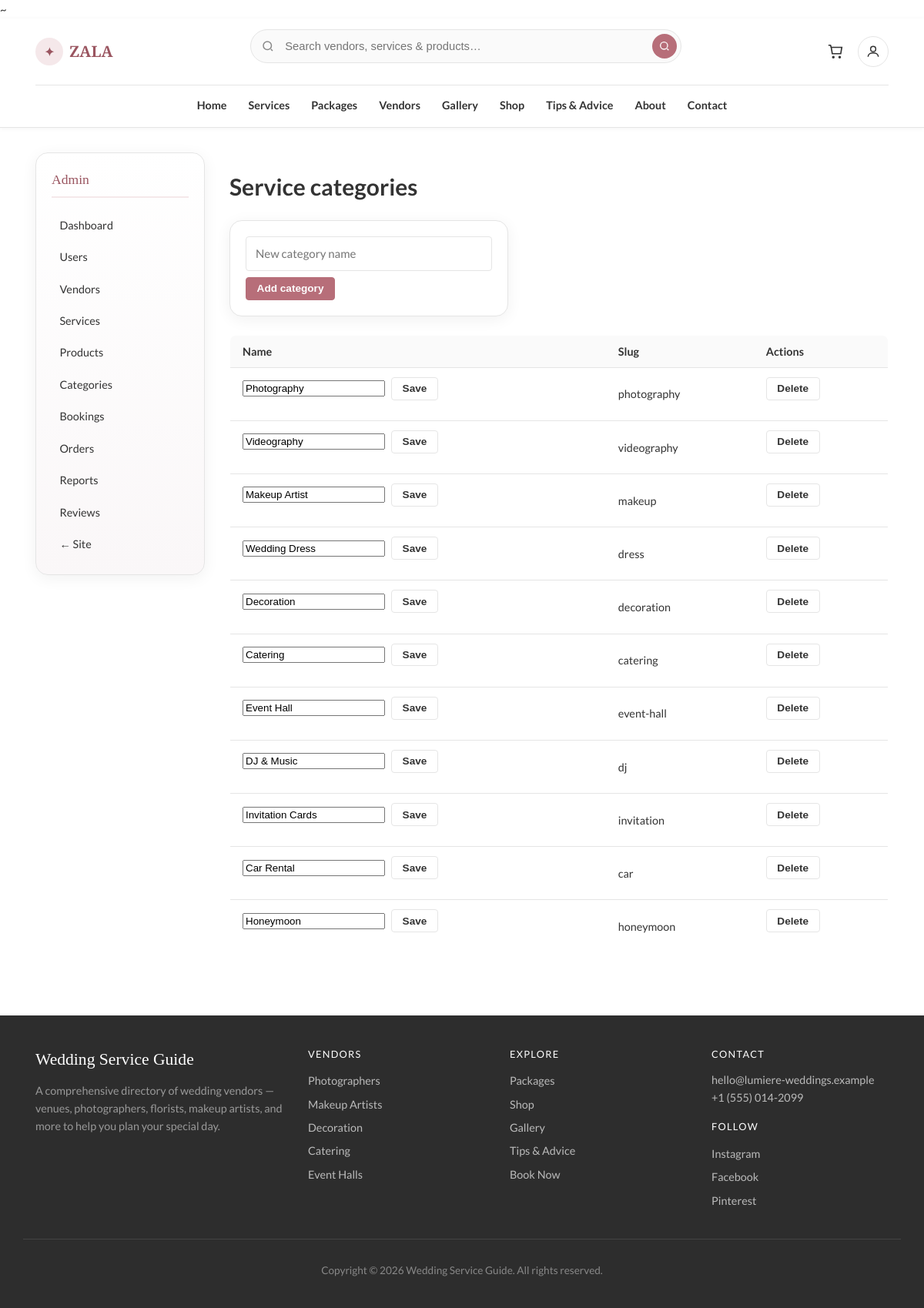
Screenshot of /admin/categories.php (signed in) with the database file from the repository.
### tables this page shows
CREATE TABLE service_categories (
    id INT UNSIGNED AUTO_INCREMENT PRIMARY KEY,
    name VARCHAR(100) NOT NULL,
    slug VARCHAR(120) NOT NULL UNIQUE,
    icon VARCHAR(50) DEFAULT NULL,
    sort_order INT NOT NULL DEFAULT 0
);

### includes/db.php (called while the page is built, shortened)
~<?php
function db(): PDO
{
    static $pdo = null;
    if ($pdo instanceof PDO) {
        return $pdo;
    }
    $config = require dirname(__DIR__) . '/config.php';
    $db = $config['database'];
    $dsn = sprintf(
        'mysql:host=%s;port=%d;dbname=%s;charset=utf8mb4',
        $db['host'],
        (int) $db['port'],
        $db['name']
    );
    $pdo = new PDO($dsn, $db['user'], $db['pass'], [
        PDO::ATTR_ERRMODE            => PDO::ERRMODE_EXCEPTION,
        PDO::ATTR_DEFAULT_FETCH_MODE => PDO::FETCH_ASSOC,
        PDO::ATTR_EMULATE_PREPARES   => false,
    ]);
    return $pdo;
}

### includes/functions.php (called while the page is built, shortened)
<?php
function e(?string $value): string
{
    return htmlspecialchars((string) $value, ENT_QUOTES, 'UTF-8');
}

### admin/categories.php (the view, shortened to what this page needs)
<?php
require_once dirname(__DIR__) . '/includes/db.php';
require_once dirname(__DIR__) . '/includes/functions.php';
$categories = db()->query('SELECT * FROM service_categories ORDER BY sort_order, name')->fetchAll();
require dirname(__DIR__) . '/includes/admin_header.php';
?>
    <h1>Service categories</h1>
    <form class="form inline-form panel" method="post" style="max-width:420px;margin-bottom:1.5rem;">
        <input type="text" name="name" placeholder="New category name" required />
        <button type="submit" class="btn btn--primary btn--sm">Add category</button>
    </form>
    <table class="data-table">
        <thead><tr><th>Name</th><th>Slug</th><th>Actions</th></tr></thead>
        <tbody>
        <?php foreach ($categories as $c) : ?>
            <tr>
                <td>
                    <form method="post" class="inline-form">
                        <input type="text" name="name" value="<?= e($c['name']) ?>" required />
                        <button type="submit" class="btn btn--ghost btn--sm">Save</button>
                    </form>
                </td>
                <td><?= e($c['slug']) ?></td>
                <td>
                    <form method="post" class="inline-form" onsubmit="return confirm('Delete category?');">
                        <button type="submit" class="btn btn--ghost btn--sm">Delete</button>
                    </form>
                </td>
            </tr>
        <?php endforeach; ?>
        </tbody>
    </table>
<?php require dirname(__DIR__) . '/includes/admin_footer.php'; ?>

### css/wedding.css (style rules this page uses)
:root { --white: #ffffff; --bg: #fafafa; --bg-alt: #f3f3f3; --text: #333333; --text-muted: #666666; --text-light: #888888; --rose: #b76e79; --rose-dark: #9a5560; --rose-light: #f5e8ea; --gold: #c4a35a; --border: #e5e5e5; --shadow: 0 2px 12px rgba(0, 0, 0, 0.08); --shadow-hover: 0 8px 24px rgba(0, 0, 0, 0.12); --radius: 4px; --radius-lg: 8px; --font-sans: "Lato", "Segoe UI", system-ui, sans-serif; --font-display: "Playfair Display", Georgia, serif; --shell: min(1140px, calc(100% - 2rem)); --header-h: 72px; }
*, *::before, *::after { box-sizing: border-box; }
html { scroll-behavior: smooth; }
body { margin: 0; font-family: var(--font-sans); font-size: 15px; line-height: 1.6; color: var(--text); background: var(--white); }
.btn { display: inline-flex; align-items: center; justify-content: center; padding: 0.6rem 1.25rem; font-size: 0.9rem; font-weight: 600; border-radius: var(--radius); border: 1px solid transparent; cursor: pointer; text-decoration: none !important; transition: background 0.2s, color 0.2s, border-color 0.2s; }
.btn--primary { background: var(--rose); color: #fff !important; border-color: var(--rose); }
.btn--ghost { background: var(--white); color: var(--text) !important; border-color: var(--border); }
.btn--sm { padding: 0.4rem 0.85rem; font-size: 0.85rem; }
.form input, .form textarea, .form select, .form-select { width: 100%; padding: 0.6rem 0.75rem; border: 1px solid var(--border); border-radius: var(--radius); font: inherit; color: var(--text); background: var(--white); }
.data-table { width: 100%; border-collapse: collapse; background: var(--white); border: 1px solid var(--border); border-radius: var(--radius-lg); overflow: hidden; font-size: 0.9rem; }
.data-table th, .data-table td { padding: 0.75rem 1rem; border-bottom: 1px solid var(--border); text-align: left; }
.data-table th { background: var(--bg); font-weight: 600; color: var(--text); }
.inline-form { display: inline-flex; gap: 0.5rem; align-items: center; flex-wrap: wrap; }
:root { --radius-xl: 16px; --dash-shadow: 0 4px 20px rgba(0, 0, 0, 0.06); }
.panel { background: var(--white); border: 1px solid var(--border); border-radius: var(--radius-xl); padding: 1.25rem; box-shadow: var(--dash-shadow); }

### rows the page displays
service_categories: name "Photography", slug "photography"
service_categories: name "Videography", slug "videography"
service_categories: name "Makeup Artist", slug "makeup"
service_categories: name "Wedding Dress", slug "dress"
service_categories: name "Decoration", slug "decoration"
service_categories: name "Catering", slug "catering"
service_categories: name "Event Hall", slug "event-hall"
service_categories: name "DJ & Music", slug "dj"
service_categories: name "Invitation Cards", slug "invitation"
service_categories: name "Car Rental", slug "car"
service_categories: name "Honeymoon", slug "honeymoon"

### other values shown
$siteName "Wedding Service Guide"
$email "hello@lumiere-weddings.example"
$phone "+1 (555) 014-2099"
